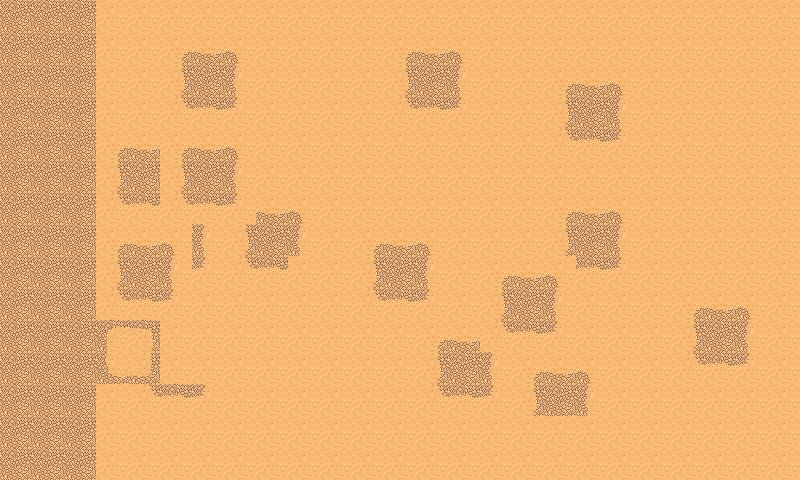

Rendered tile map (Tiled .tmx) drawn with the repository's tilesets; below, a short description and the map source with its tile grids summarised:
An orthogonal 25x15 tile map with 32x32 px tiles, 2 tile layers (hide, bg) and 2 objects.

<map version="1.0" orientation="orthogonal" width="25" height="15" tilewidth="32" tileheight="32">
 <tileset firstgid="1" name="Desert" tilewidth="32" tileheight="32" spacing="1" margin="1">
  <image source="tmw_desert_spacing.png" width="265" height="199" />
  <tile id="9">
   <properties>
    <property name="gid" value="1" />
   </properties>
  </tile>
  <tile id="24">
   <properties>
    <property name="gid" value="10" />
   </properties>
  </tile>
  <tile id="25">
   <properties>
    <property name="gid" value="10" />
   </properties>
  </tile>
 </tileset>
 <layer name="hide" width="25" height="15">
  <data>[375 cells, 10 non-empty, 3 distinct tile ids]</data>
 </layer>
 <layer name="bg" width="25" height="15">
  <data>[375 cells, 375 non-empty, 14 distinct tile ids]</data>
 </layer>
 <objectgroup name="snakes" width="25" height="15">
  <object x="31" y="26" />
  <object x="788" y="20" />
 </objectgroup>
</map>
